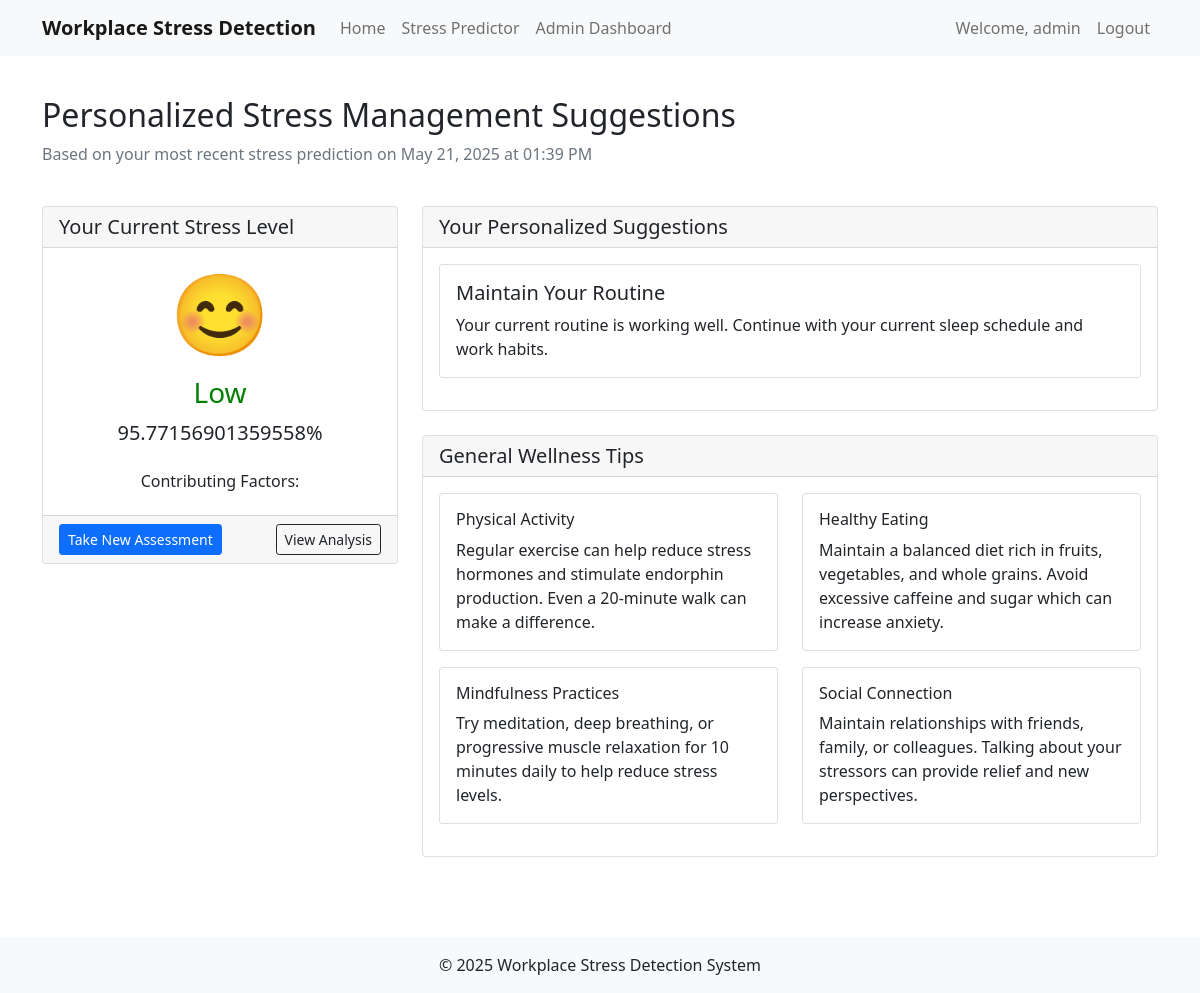
The page /suggestions (signed in) on the database its author committed.
### app.py (models this page shows)
class User(UserMixin, db.Model):
    id = db.Column(db.Integer, primary_key=True)
    username = db.Column(db.String(100), unique=True, nullable=False)
    email = db.Column(db.String(100), unique=True, nullable=False)
    password = db.Column(db.String(200), nullable=False)
    is_admin = db.Column(db.Boolean, default=False)
    date_joined = db.Column(db.DateTime, default=datetime.utcnow)
    stress_records = db.relationship('StressRecord', backref='user', lazy=True)

class StressRecord(db.Model):
    id = db.Column(db.Integer, primary_key=True)
    user_id = db.Column(db.Integer, db.ForeignKey('user.id'), nullable=False)
    date = db.Column(db.DateTime, default=datetime.utcnow)
    sleep_hours = db.Column(db.Float, nullable=False)
    body_temperature = db.Column(db.String(50), nullable=False)
    noise_levels = db.Column(db.String(50), nullable=False)
    working_hours = db.Column(db.String(50), nullable=False)
    working_area_temperature = db.Column(db.String(50), nullable=False)
    workload = db.Column(db.String(50), nullable=False)
    type_of_work = db.Column(db.String(50), nullable=False)
    working_shift = db.Column(db.String(50), nullable=False)
    stress_level = db.Column(db.String(50), nullable=False)
    stress_percentage = db.Column(db.Float, nullable=False)
    model_version = db.Column(db.String(50), nullable=True, default="improved")  # Made nullable for compatibility

### app.py (the view)
@app.route('/suggestions')
@login_required
def suggestions():
    latest_record = StressRecord.query.filter_by(user_id=current_user.id).order_by(StressRecord.date.desc()).first()
    if not latest_record:
        flash("No stress records found. Please complete a stress prediction first.", "info")
        return redirect(url_for('stress_predictor'))
    suggestions = get_suggestions(latest_record)
    return render_template('suggestions.html',
                           record=latest_record,
                           suggestions=suggestions)

### app.py (called while the page is built)
@login_manager.user_loader
def load_user(user_id):
    return User.query.get(int(user_id))

@app.context_processor
def inject_year():
    return {'current_year': datetime.now().year}

### templates/suggestions.html (shortened to what this page needs)
{% extends "layout.html" %}
{% block content %}
<div class="container py-4">
    <div class="row mb-4">
        <div class="col">
            <h2>Personalized Stress Management Suggestions</h2>
            <p class="text-muted">Based on your most recent stress prediction on {{ record.date.strftime('%B %d, %Y at %I:%M %p') }}</p>
        </div>
    </div>
    <div class="row mb-4">
        <div class="col-lg-4">
            <div class="card">
                <div class="card-header">
                    <h5 class="mb-0">Your Current Stress Level</h5>
                </div>
                <div class="card-body text-center">
                    <div class="display-1 mb-3
                        {% if record.stress_level == 'Low' %}stress-low
                        {% elif record.stress_level == 'Medium' %}stress-medium
                        {% elif record.stress_level == 'High' %}stress-high
                        {% else %}stress-extreme{% endif %}">
                        {% if record.stress_level == 'Low' %}😊
                        {% elif record.stress_level == 'Medium' %}🙂
                        {% elif record.stress_level == 'High' %}😐
                        {% else %}😨{% endif %}
                    </div>
                    <h3 class="
                        {% if record.stress_level == 'Low' %}stress-low
                        {% elif record.stress_level == 'Medium' %}stress-medium
                        {% elif record.stress_level == 'High' %}stress-high
                        {% else %}stress-extreme{% endif %}">
                        {{ record.stress_level }}
                    </h3>
                    <p class="lead">{{ record.stress_percentage }}%</p>
                    <div class="mt-4">
                        <h6>Contributing Factors:</h6>
                    </div>
                </div>
                <div class="card-footer">
                    <a href="{{ url_for('stress_predictor') }}" class="btn btn-primary btn-sm">
                        Take New Assessment
                    </a>
                    <a href="{{ url_for('analysis') }}" class="btn btn-outline-dark btn-sm float-end">
                        View Analysis
                    </a>
                </div>
            </div>
        </div>
        <div class="col-lg-8">
            <div class="card">
                <div class="card-header">
                    <h5 class="mb-0">Your Personalized Suggestions</h5>
                </div>
                <div class="card-body">
                    {% for suggestion in suggestions %}
                    <div class="card mb-3">
                        <div class="card-body">
                            <h5 class="card-title">{{ suggestion.title }}</h5>
                            <p class="card-text">{{ suggestion.content }}</p>
                        </div>
                    </div>
                    {% endfor %}
                </div>
            </div>
            <div class="card mt-4">
                <div class="card-header">
                    <h5 class="mb-0">General Wellness Tips</h5>
                </div>
                <div class="card-body">
                    <div class="row">
                        <div class="col-md-6">
                            <div class="card mb-3">
                                <div class="card-body">
                                    <h6 class="card-title">Physical Activity</h6>
                                    <p class="card-text">Regular exercise can help reduce stress hormones and stimulate endorphin production. Even a 20-minute walk can make a difference.</p>
                                </div>
                            </div>
                        </div>
                        <div class="col-md-6">
                            <div class="card mb-3">
                                <div class="card-body">
                                    <h6 class="card-title">Healthy Eating</h6>
                                    <p class="card-text">Maintain a balanced diet rich in fruits, vegetables, and whole grains. Avoid excessive caffeine and sugar which can increase anxiety.</p>
                                </div>
                            </div>
                        </div>
                        <div class="col-md-6">
                            <div class="card mb-3">
                                <div class="card-body">
                                    <h6 class="card-title">Mindfulness Practices</h6>
                                    <p class="card-text">Try meditation, deep breathing, or progressive muscle relaxation for 10 minutes daily to help reduce stress levels.</p>
                                </div>
                            </div>
                        </div>
                        <div class="col-md-6">
                            <div class="card mb-3">
                                <div class="card-body">
                                    <h6 class="card-title">Social Connection</h6>
                                    <p class="card-text">Maintain relationships with friends, family, or colleagues. Talking about your stressors can provide relief and new perspectives.</p>
                                </div>
                            </div>
                        </div>
                    </div>
                </div>
            </div>
        </div>
    </div>
</div>
{% endblock %}

### templates/layout.html (shortened to what this page needs)
<!DOCTYPE html>
<html lang="en">
<head>
    <link href="https://cdn.jsdelivr.net/npm/bootstrap@5.1.3/dist/css/bootstrap.min.css" rel="stylesheet">
</head>
<body>
    <nav class="navbar navbar-expand-lg navbar-light bg-light">
        <div class="container">
            <a class="navbar-brand" href="{{ url_for('home') }}">Workplace Stress Detection</a>
            <div class="collapse navbar-collapse" id="navbarNav">
                <ul class="navbar-nav me-auto mb-2 mb-lg-0">
                    <li class="nav-item">
                        <a class="nav-link" href="{{ url_for('home') }}">Home</a>
                    </li>
                    <li class="nav-item">
                        <a class="nav-link" href="{{ url_for('stress_predictor') }}">Stress Predictor</a>
                    </li>
                    {% if current_user.is_authenticated %}
                        {% if current_user.is_admin %}
                            <li class="nav-item">
                                <a class="nav-link" href="{{ url_for('admin_dashboard') }}">Admin Dashboard</a>
                            </li>
                        {% endif %}
                    {% endif %}
                </ul>
                <ul class="navbar-nav">
                    {% if current_user.is_authenticated %}
                        <li class="nav-item">
                            <span class="nav-link">Welcome, {{ current_user.username }}</span>
                        </li>
                        <li class="nav-item">
                            <a class="nav-link" href="{{ url_for('logout') }}">Logout</a>
                        </li>
                    {% endif %}
                </ul>
            </div>
        </div>
    </nav>
    {% block content %}{% endblock %}
    <div class="footer">
        <div class="container">
            <p class="mb-0">&copy; {{ current_year }} Workplace Stress Detection System</p>
        </div>
    </div>
</body>
</html>

### templates/layout.html (style rules this page uses)
.navbar-brand { font-weight: bold; }
.footer { margin-top: 2rem; padding: 1rem 0; background-color: #f8f9fa; text-align: center; }
.stress-low { color: green; }

### rows shown on the page
User: username "admin"
StressRecord: date "May 21, 2025 at 01:39 PM", stress_level "Low", stress_percentage "95.77156901359558"

### other values the page prints
{{ suggestion.title }} "Maintain Your Routine"
{{ suggestion.content }} "Your current routine is working well. Continue with your current sleep schedule and work habits."
